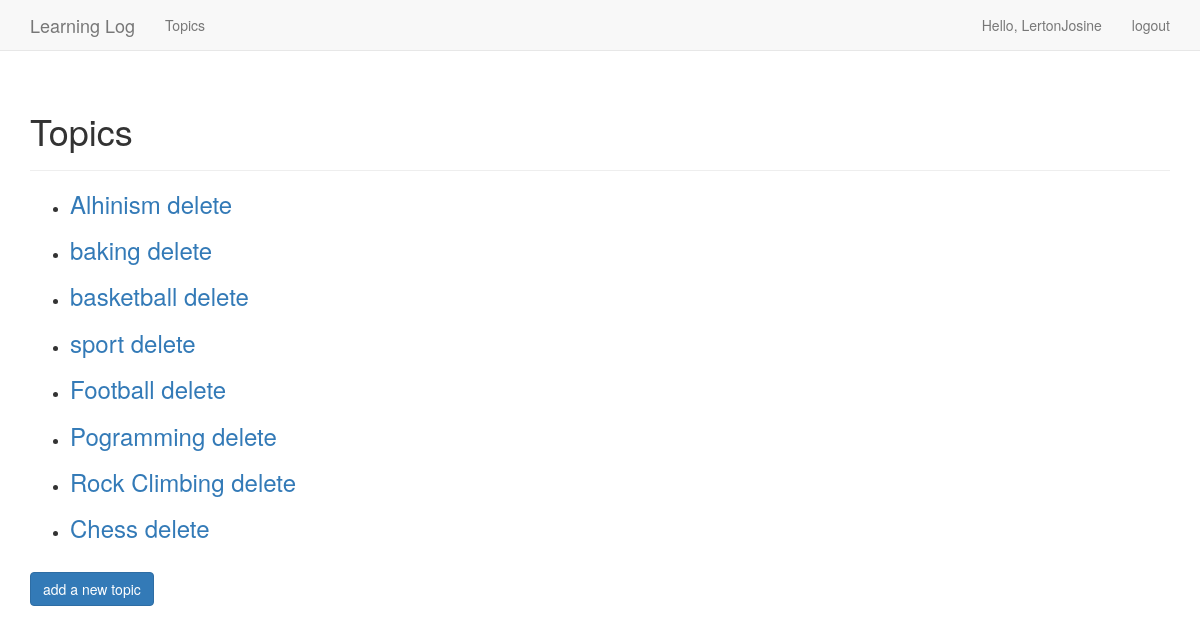
The app's page /topics/ (signed in), older data.
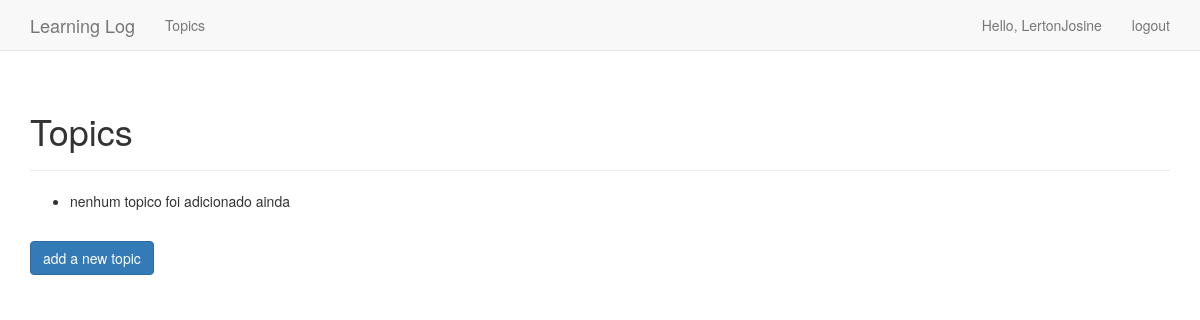
The same page, newer data.
### learning_logs/models.py (models this page shows)
class Topic(models.Model):
    text = models.CharField(max_length=200, blank=True,null=True)
    date_added = models.DateTimeField(auto_now_add=True)
    user = models.ForeignKey(User, on_delete=models.CASCADE)
    def __str__(self):
        return self.text

### learning_logs/views.py (the view)
# urls.py: path('topics/', topics, name='topics'),
@login_required
def topics(request):
    topics = Topic.objects.filter(user=request.user).order_by('-date_added')
    context = {
        'topics': topics
    }
    return render(request, 'topics.html', context)

### learning_logs/templates/topics.html
{% extends 'base.html' %}
{% block header %}
<h1>Topics</h1>
{% endblock header %}
{% block content %}
<ul>
    {% for topic in topics %}
    <li>
        <h3>
            <a href="{% url 'topic' topic.id %}">{{topic}}</a>
            <a href="{% url 'delete' topic.id%}"> delete </a>
        </h3>
    </li>{%empty%}
    <li> nenhum topico foi adicionado ainda</li>
    {% endfor %}
</ul>
<h3 class="btn btn-primary" ><a href="{% url 'new_topic' %}" style="color:white; text-decoration:none;">add a new topic</a></h3>
{% endblock content %}

### learning_logs/templates/base.html (shortened to what this page needs)
<!DOCTYPE html>
<html lang="en">
<head>
    {%load bootstrap3%}
    {%bootstrap_css%}
</head>
<body>
        <nav class="navbar navbar-default navbar-static-top">
            <div class="container">
                <div class="navbar-header">
                    <a href="{% url 'index' %}" class="navbar-brand">Learning Log</a>
                </div>
                <div class="navbar-collapse" id="navbar">
                    <ul class="nav navbar-nav">
                        <li><a href="{% url 'topics' %}">Topics</a></li>
                    </ul>
                    <ul class="nav navbar-nav navbar-right">
                        {% if user.is_authenticated %}
                        <li><a>Hello, {{user.username}}</a></li>
                        <li><a href="{% url 'logout' %}"> logout</a></li>
                        {% else %}
                        <li><a href="{% url 'login' %}"> login</a></li>
                        {% endif %}
                    </ul>
                </div>
            </div>
        </nav>
    <main>
        <div class="container">
            <div class="page-header">
                {% block header %}{% endblock header %}
            </div>
            {% block content %}{% endblock content %}
        </div>
    </main>
</body>
</html>

Row changes from the older to the newer data that the page shows:
removed Topic: text "Alhinism"
removed Topic: text "baking"
removed Topic: text "basketball"
removed Topic: text "sport"
removed Topic: text "Football"
removed Topic: text "Pogramming"
removed Topic: text "Rock Climbing"
removed Topic: text "Chess"
Text that changed along with them:
text now shown: "nenhum topico foi adicionado ainda"
